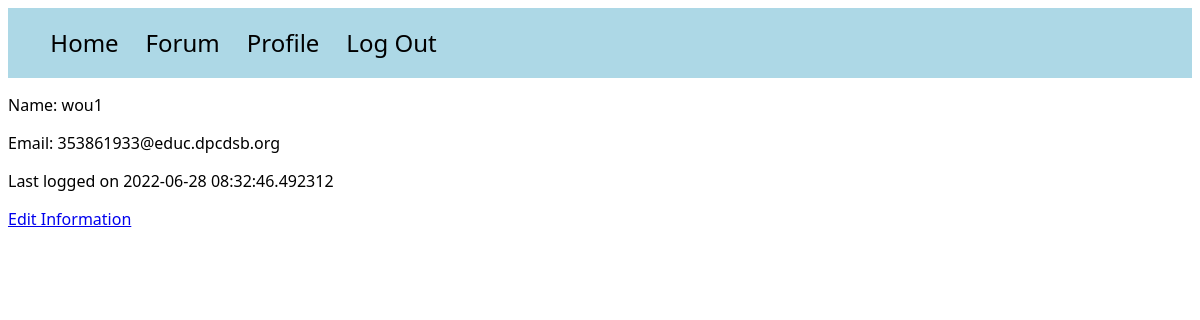
/profile/1 (signed in), run on an earlier commit of the app's database.
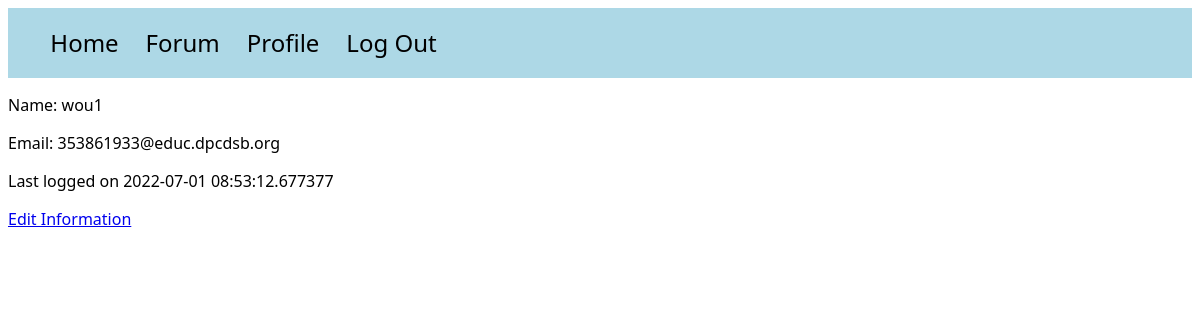
And on a later commit of the database.
### models.py (models this page shows)
class User(UserMixin, db.Model):
    id = db.Column(db.Integer, primary_key=True)
    email = db.Column(db.String(100), unique=True)
    password = db.Column(db.String(100))
    name = db.Column(db.String(1000))
    last_seen = db.Column(db.String(100))
    posts = db.relationship('Post', backref='poster')

### main.py (the view)
@main.route('/profile/<int:id>')
@login_required
def view_profile(id):
    user = User.query.get_or_404(id)
    return render_template("profile.html", name=user.name, email=user.email, time=user.last_seen)

### app.py (called while the page is built)
@login_manager.user_loader
def load_user(user_id):
    try:
        return User.query.get(int(user_id))
    except:
        return None

### templates/profile.html (shortened to what this page needs)
<!DOCTYPE html>
<html lang="en">
<head>
</head>
<link rel="stylesheet" href="/static/style.css">
<body>
<div id="navbar">
    <ul>
        <a href="{{ url_for('home') }}"><li>Home</li></a>
        <a href="{{ url_for('posts') }}"><li>Forum</li></a>
        {% if current_user.is_authenticated %}
        <a href="{{ url_for('main.profile') }}"><li>Profile</li></a>
        {% endif %}
        {% if current_user.is_authenticated %}
        <a href="{{ url_for('auth.logout') }}"><li>Log Out</li></a>
        {% endif %}
    </ul>
</div>
<div id="personal-info-container">
    <p>Name: {{ name }}</p>
    <p>Email: {{ email }}</p>
    <p>Last logged on {{ time }}</p>
    <a href="{{ url_for('auth.edit_profile') }}">Edit Information</a>
</div>
</body>
</html>

What changed in the data, as far as the page shows it:
changed User "wou1": last_seen "2022-06-28 08:32:46.492312" → "2022-07-01 08:53:12.677377"
